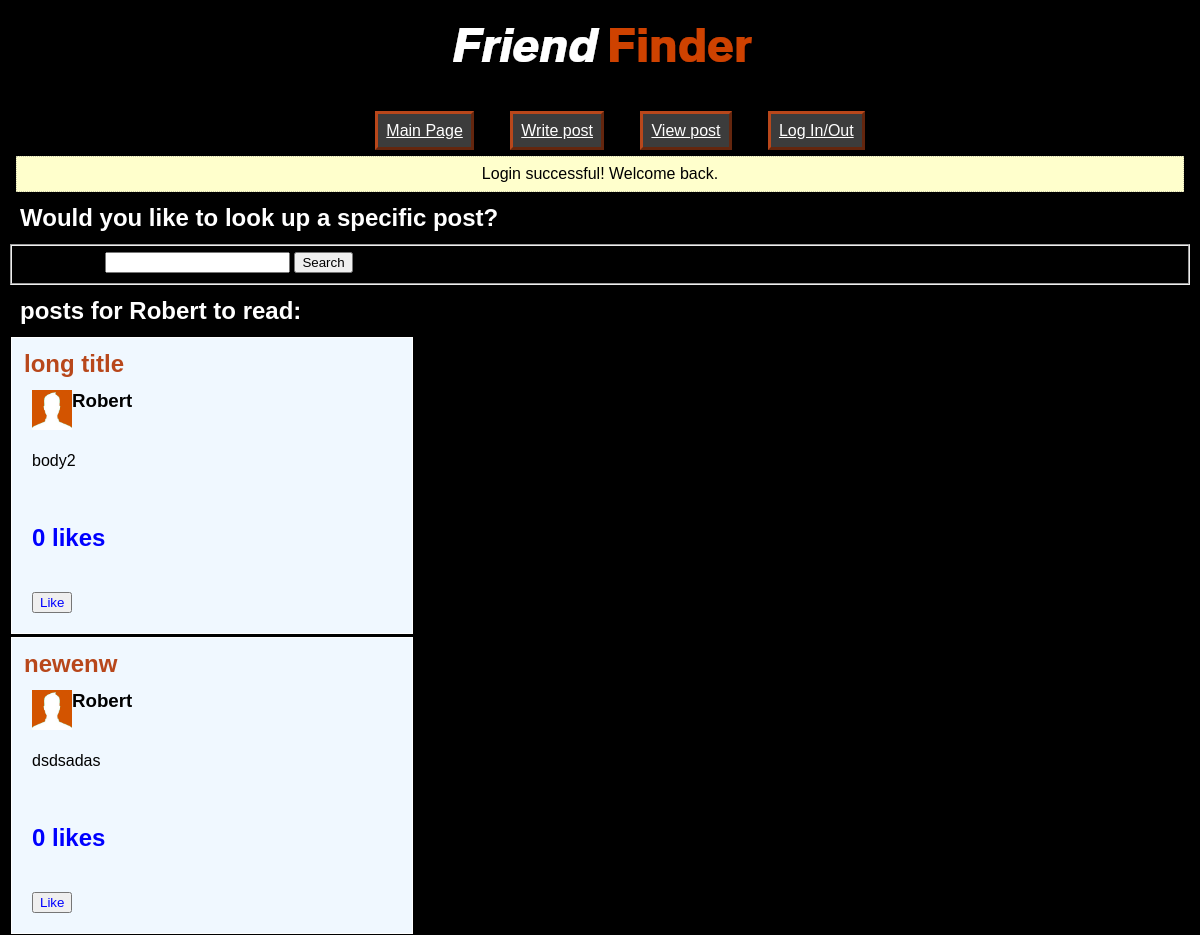
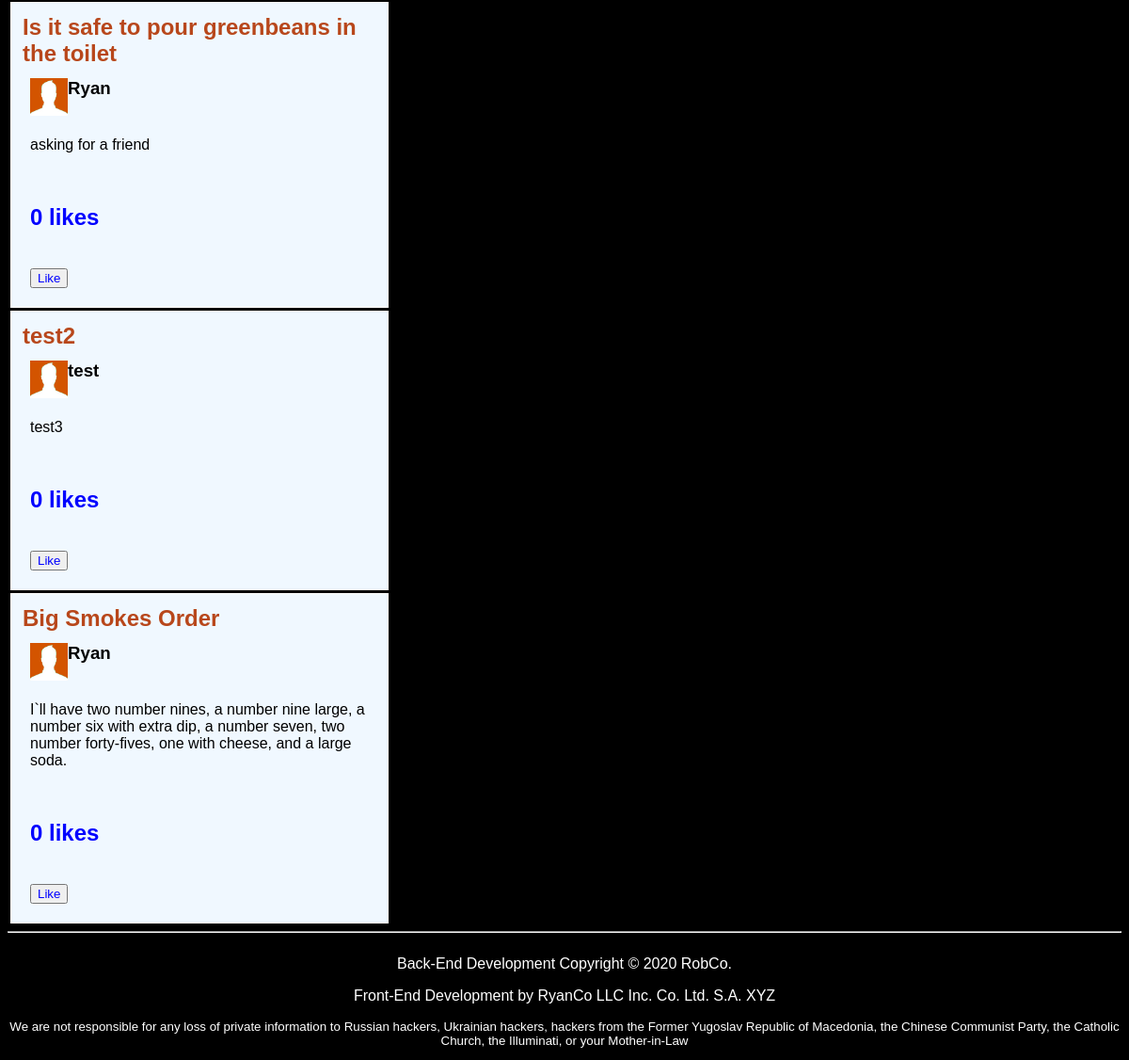
/viewposts.php (signed in), run on an earlier commit of the app's database (2 pictures, top to bottom).
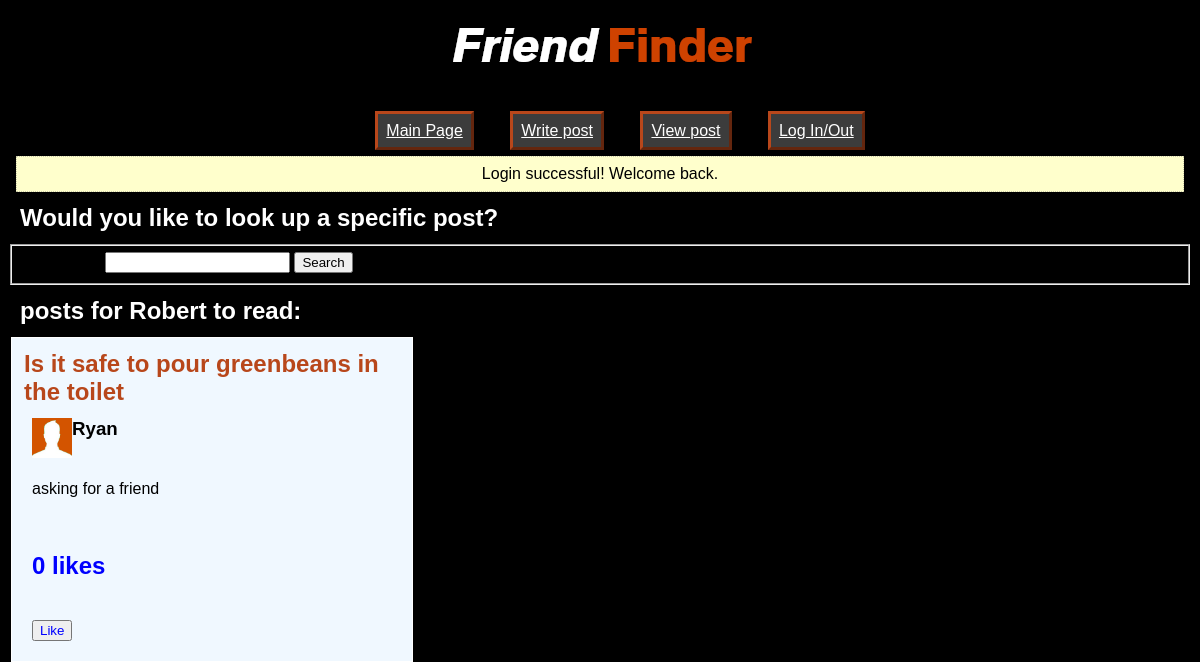
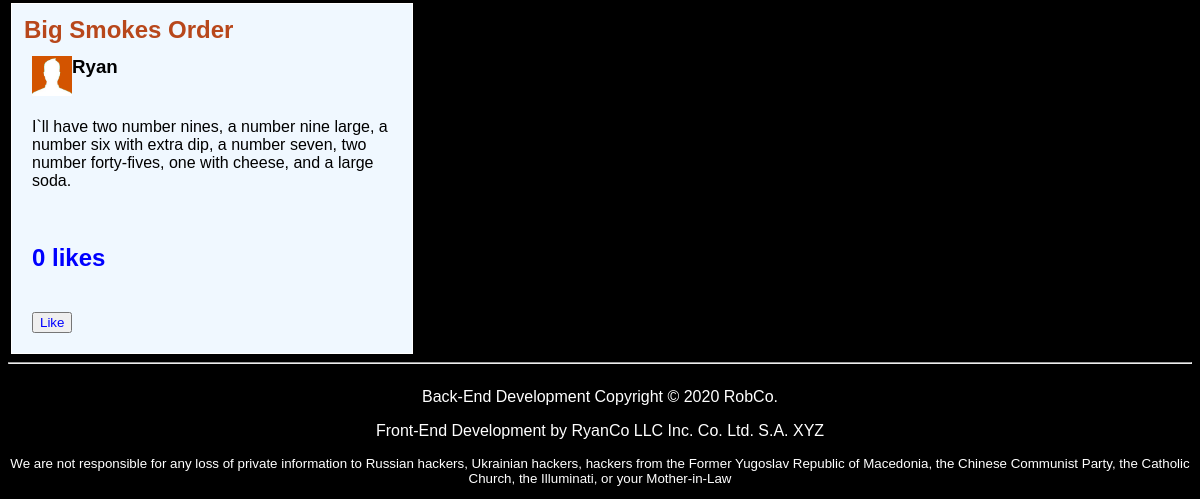
And on a later commit of the database (2 pictures, top to bottom).
### tables this page shows
CREATE TABLE `posts` (
  `short_title` tinytext NOT NULL,
  `title` text NOT NULL,
  `body` longtext NOT NULL,
  `UID` int(11) NOT NULL,
  `likes` int(11) NOT NULL DEFAULT 0
);

### db.php (called while the page is built, shortened)
<?php
function get_username_from_id($uid){
  $db = mysqli_connect("localhost", "root", "", "friendfinder");
  $namequery = "SELECT name FROM users WHERE UID = '$uid'";
  $runquery = mysqli_query($db, $namequery);
  $array = array();
  while ($row = mysqli_fetch_assoc($runquery)) {
    array_push($array, $row['name']);
  }
  return $array[0];
}
function get_posts() {
  $db = mysqli_connect("localhost", "root", "", "friendfinder");
  return $db->query("SELECT * FROM posts");
}
function get_num_likes($stitle){
  $db = mysqli_connect("localhost", "root", "", "friendfinder");
  $query = "SELECT likes FROM posts WHERE short_title = '{$stitle}'";
  $q = mysqli_query($db, $query);
  while ($row = mysqli_fetch_assoc($q)) {
    $num = $row["likes"];
  return $num;
}
}
?>

### viewposts.php (the view, shortened to what this page needs)
<?php
include("db.php");
include("top.php");
?>
<h2>Would you like to look up a specific post?</h2>
<form id="view_post" action="viewpost.php" method="get">
    <fieldset>
        <label>Short Title: </label>
        <input type="text" id="short_title" name="short_title">
        <button id="submit" class="button">Search</button>
    </fieldset>
</form>
<h2>posts for <?= $_SESSION["name"] ?> to read:</h2>
  <?php
  foreach (get_posts() as $row) { ?>
  <div class="indent">
    <h2 id="read"><?= $row["title"] ?><br></h2>
    <div id="small">
      <img src='head_pumpkin.png' />
      <h3 id="name"><?= get_username_from_id($row["UID"]);?></h3>
    </div>
    <p id="body"><?= $row["body"] ?></p><br>
    <h2 id="like"><?php echo(get_num_likes($row["short_title"])) ?> likes</h2>
    <form method="post" action="likepost.php">
      <input type="submit" name="test" class="test" value="Like" id="like" /><br/>
    </form>
  </div>
  <?php }
  ?>
<?php include("bottom.php"); ?>

### top.php (shortened to what this page needs)
<!DOCTYPE html>
<html>
  <head>
    <link href="format.css?<?=filemtime("format.css")?>" rel="stylesheet" type="text/css" />
  </head>
  <body>
    <h1><img id="logo" src="logo.png"/></h1>
    <ul id="navigation">
      <li><a href="index.php">Main Page</a></li>
      <li><a href="writepost.php">Write post</a></li>
      <li><a href="viewposts.php">View post</a></li>
      <li><a href="user.php">Log In/Out</a></li>
    </ul>
    <?php
    if (isset($_SESSION["flash"])) {
      ?>
      <div id="flash"> <?= $_SESSION["flash"] ?> </div>
      <?php
    }
    ?>

### bottom.php
<hr />
</body>
<footer>
<p id="robco">Back-End Development Copyright &copy; 2020 RobCo.</p>
<p id="ryanco">Front-End Development by RyanCo LLC Inc. Co. Ltd. S.A. XYZ</p>
<span id="tiny"><p>We are not responsible for any loss of private information to Russian hackers, Ukrainian hackers, hackers from the Former Yugoslav Republic of Macedonia, the Chinese Communist Party, the Catholic Church, the Illuminati, or your Mother-in-Law</p></span>
</footer>
</html>

### format.css (style rules this page uses)
#navigation li { display: inline; padding: 0.5em; background-color: #3c3c3c; border: 3px outset #b8471b; margin: 1em 1em 2em 1em; }
a { color: white; }
h1, #navigation, #flash { text-align: center; }
img#logo { max-height: 100%; max-width: 100%; float: none; }
img { max-width:40px; max-height:40px; float:left; }
#name { color: black; }
#flash { background-color: #ffffcc; border: 1px dotted #ccccaa; margin: 0.5em; padding: 0.5em; }
h1, h2, h3, h4 { margin: 0.5em; color: white; }
p, dt, dl, ul, li { color: white; }
html { background-color: black; font-family: "Applied Sans Pro Bold", sans-serif; }
#tiny { font-size: 10pt; text-align: center; }
#robco, #ryanco { display: block; text-align: center; }
#read { color: #b8471b; }
#body { color: black; margin-top: 40px; margin-left: 20px; clear: both; }
#like { color:blue; margin: 20px; }
#small { margin-left: 20px; }
.indent { margin-left: 20px; width: 400px; word-wrap: break-word; border: solid white 1px; margin: 3px; background-color: aliceblue; }
footer { float: left; display: block; }
footer p { color: white; text-align: center; }

What changed in the data, as far as the page shows it:
removed posts: title "long title", UID "Robert", body "body2", short_title "0"
removed posts: title "newenw", UID "Robert", body "dsdsadas", short_title "0"
removed posts: title "test2", UID "test", body "test3", short_title "0"
